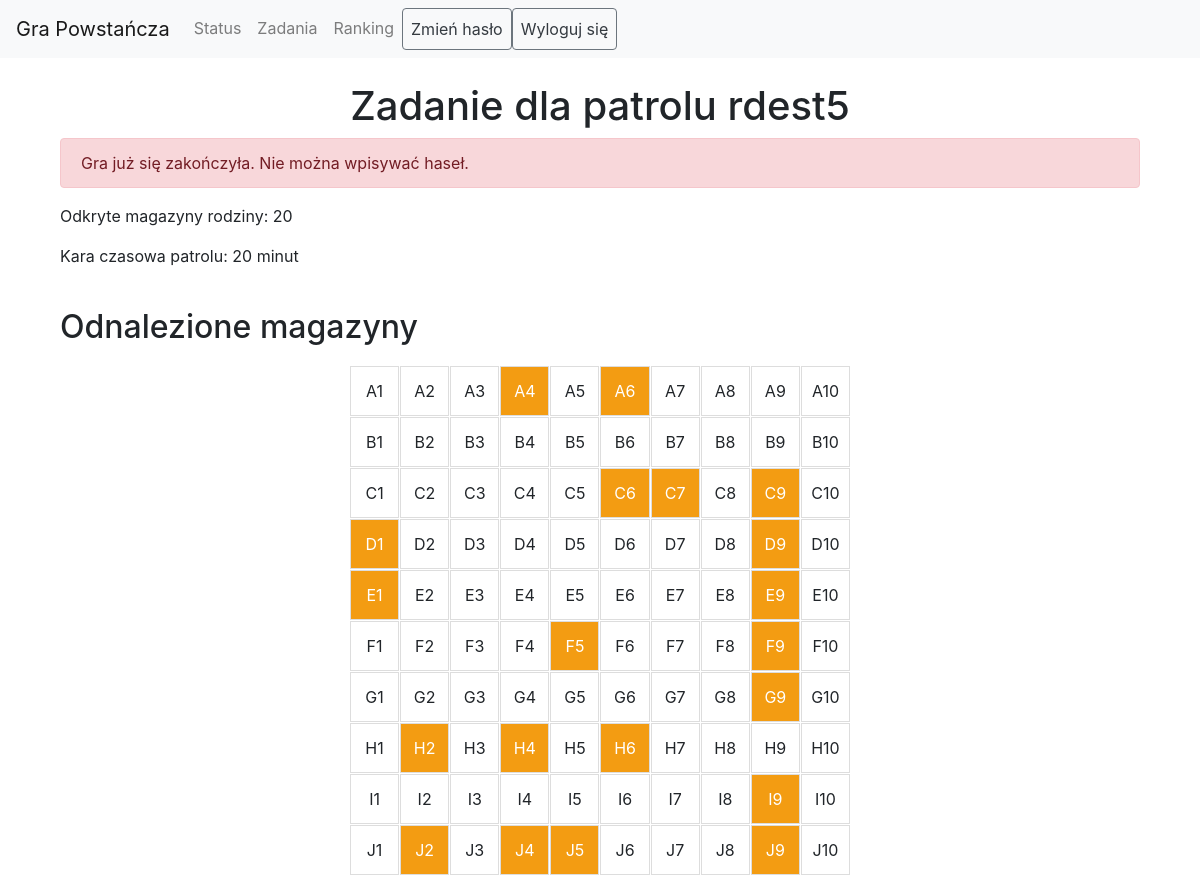
Screenshot of /task/145 (signed in) with the database file from the repository.
### models/__init__.py (models this page shows)
class Patrol(db.Model):
    id = db.Column(db.Integer, primary_key=True)
    name = db.Column(db.String(50), nullable=False)
    family_id = db.Column(db.Integer, db.ForeignKey('family.id'), nullable=False)
    time_penalty = db.Column(db.Integer, default=0)
    password = db.Column(db.String(128), nullable=False, default='default_password')  # Dodajemy domyślne hasło
    used_keywords = db.relationship('UsedKeyword', backref='patrol', lazy=True)

class Family(db.Model):
    id = db.Column(db.Integer, primary_key=True)
    name = db.Column(db.String(50), nullable=False)
    discovered_magazines = db.Column(db.Integer, default=0)
    patrols = db.relationship('Patrol', backref='family', lazy=True)
    assigned_magazines = db.Column(MutableList.as_mutable(PickleType), default=[])
    tasks = db.relationship('FamilyTask', backref='family', lazy=True)
    magazine_list = db.Column(db.String(1), nullable=False, default='a')  # 'a', 'b', 'c', 'd', 'e', or 'f'
    end_time = db.Column(db.DateTime, nullable=True)
    route = db.Column(db.String(1), nullable=False)  # Dodane pole dla drogi ('a' albo 'b')
    meeting_place = db.Column(db.String(255), nullable=True)  # Nowe pole dla miejsca spotkania

### routes/__init__.py (the view, shortened to what this page needs)
@main.route('/task/<int:patrol_id>', methods=['GET', 'POST'])
@login_required
def task(patrol_id):
    if not game_in_progress() and datetime.now() < GAME_START_TIME:
        flash('Gra jeszcze się nie rozpoczęła.', 'danger')
        return redirect(url_for('main.status'))
    if 'patrol_id' not in session or session['patrol_id'] != patrol_id:
        flash('Nie jesteś zalogowany jako ten patrol', 'danger')
        return redirect(url_for('main.index'))
    patrol = Patrol.query.get_or_404(patrol_id)
    family = Family.query.get_or_404(patrol.family_id)
    if family.discovered_magazines is None:
        family.discovered_magazines = 0
    if family.assigned_magazines is None:
        family.assigned_magazines = []
    game_not_started = datetime.now() < GAME_START_TIME
    game_ended = datetime.now() > GAME_END_TIME
    if patrol.password in password_map.values():
        patrol_first_login = True
    else:
        patrol_first_login = False
    form = TaskForm()
    return render_template('task.html', form=form, patrol=patrol, family=family, game_not_started=game_not_started, game_ended=game_ended, patrol_first_login=patrol_first_login)

### game_status.py (called while the page is built)
def game_in_progress():
    now = datetime.now()
    return GAME_START_TIME <= now <= GAME_END_TIME

### routes/__init__.py (called while the page is built)
def login_required(f):
    @wraps(f)
    def decorated_function(*args, **kwargs):
        if 'patrol_id' not in session:
            flash('Musisz być zalogowany, aby uzyskać dostęp do tej strony.', 'danger')
            return redirect(url_for('main.index'))
        return f(*args, **kwargs)
    return decorated_function

### templates/task.html (shortened to what this page needs)
{% extends "base.html" %}
{% block content %}
<div class="container">
    <h1 class="text-center">Zadanie dla patrolu {{ patrol.name }}</h1>
    {% if game_not_started %}
        <div class="alert alert-danger">
            Gra jeszcze się nie rozpoczęła.
        </div>
    {% elif game_ended %}
        <div class="alert alert-danger">
            Gra już się zakończyła. Nie można wpisywać haseł.
        </div>
    {% endif %}
    <p>Odkryte magazyny rodziny: {{ family.discovered_magazines }}</p>
    <p>Kara czasowa patrolu: {{ patrol.time_penalty }} minut</p>
    <br>
    <h2>Odnalezione magazyny</h2>
    <div class="grid-container">
        {% for row in range(10) %}
            {% for col in range(10) %}
                <div class="grid-item {% if 'ABCDEFGHIJ'[row] ~ (col + 1) in family.assigned_magazines %} magazine {% endif %}">
                    {{ 'ABCDEFGHIJ'[row] ~ (col + 1) }}
                </div>
            {% endfor %}
        {% endfor %}
    </div>
</div>
{% endblock %}

### templates/task.html (style rules this page uses)
.grid-container { display: grid; grid-template-columns: repeat(10, 1fr); gap: 1px; width: 100%; max-width: 500px; margin: 20px auto; }
.grid-item { border: 1px solid #ddd; display: flex; align-items: center; justify-content: center; height: 50px; font-size: 16px; }
.magazine { background-color: #f39c12; color: white; }

### rows the page displays
Patrol: name "rdest5", time_penalty "20"
Family: discovered_magazines "20"

### other values shown
{{ 'ABCDEFGHIJ'[row] ~ (col + 1) }} "A1" "A2" "A3" "A4" "A5" "A6" "A7" "A8" "A9" "A10" "B1" "B2" "B3" "B4" "B5" "B6" "B7" "B8" "B9" "B10" "C1" "C2" "C3" "C4" "C5" "C6" "C7" "C8" "C9" "C10" "D1" "D2" "D3" "D4" "D5" "D6" "D7" "D8" "D9" "D10" "E1" "E2" "E3" "E4" "E5" "E6" "E7" "E8" "E9" "E10" "F1" "F2" "F3" "F4" "F5" "F6" "F7" "F8" "F9" "F10" "G1" "G2" "G3" "G4" "G5" "G6" "G7" "G8" "G9" "G10" "H1" "H2" "H3" "H4" "H5" "H6" "H7" "H8" "H9" "H10" "I1" "I2" "I3" "I4" "I5" "I6" "I7" "I8" "I9" "I10" "J1" "J2" "J3" "J4" "J5" "J6" "J7" "J8" "J9" "J10"
